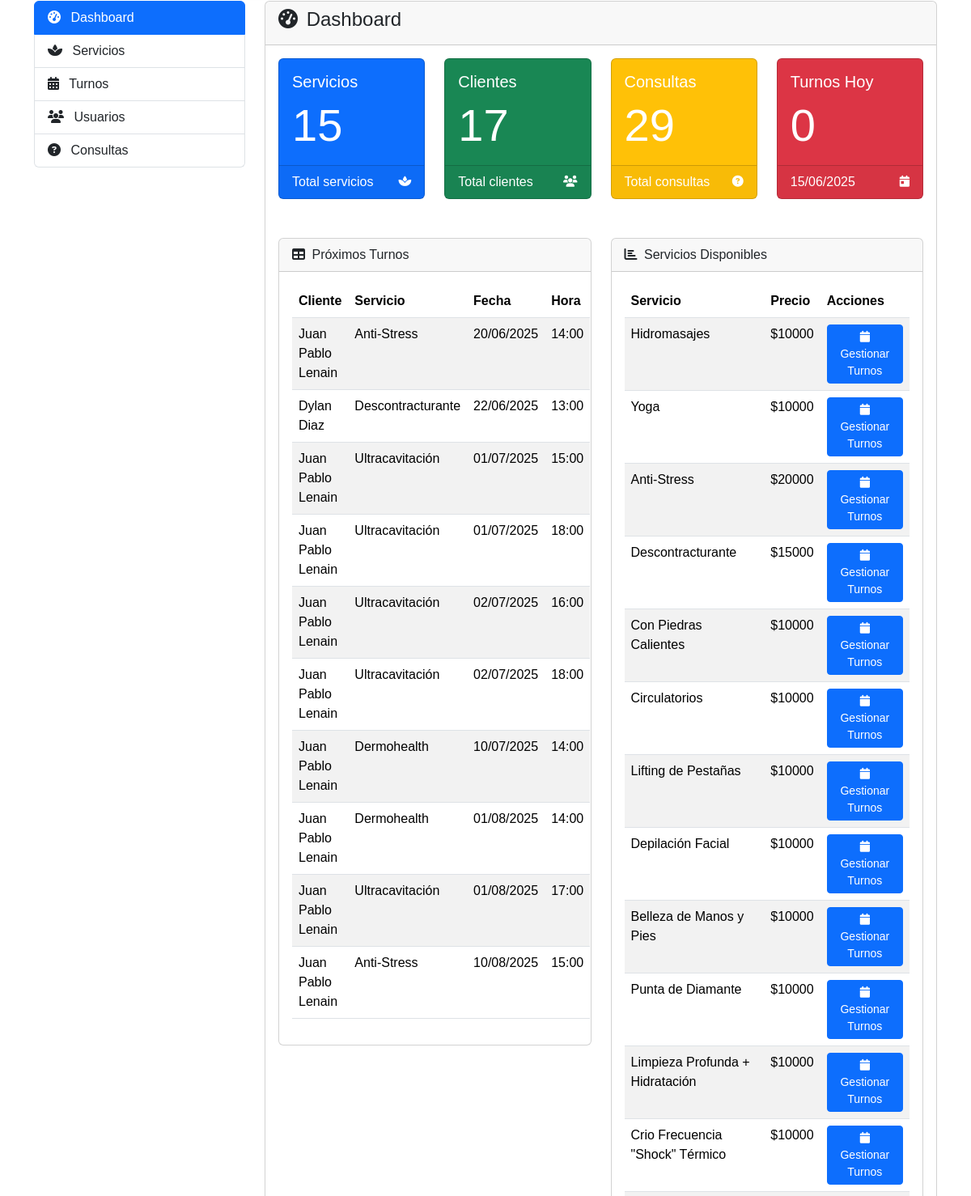
The app's page /panel-admin/ (signed in, middle part), older data.
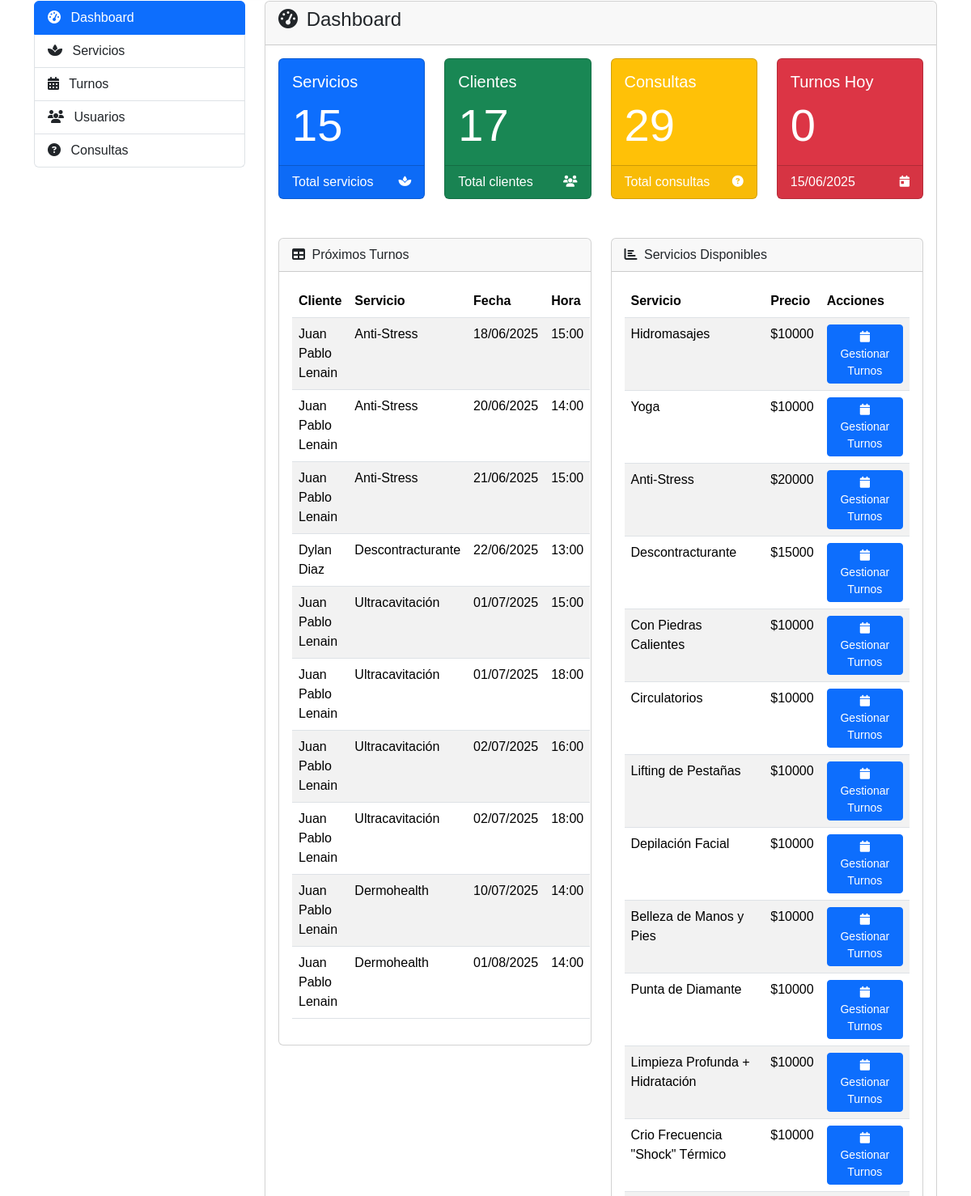
The same page, newer data.
### spa/models.py (models this page shows, shortened)
class Turno(models.Model):
    cliente = models.ForeignKey(Cliente, on_delete=models.CASCADE)
    servicio = models.ForeignKey(Servicio, on_delete=models.CASCADE)
    fecha = models.DateField()
    hora = models.TimeField()

class Cliente(models.Model):
    user = models.OneToOneField(User, on_delete=models.CASCADE)
    telefono = models.CharField(max_length=20, blank=True)
    def __str__(self):
        return self.user.get_full_name() or self.user.username

class Servicio(models.Model):
    nombre = models.CharField(max_length=100)
    descripcion = models.TextField()
    imagen = models.ImageField(upload_to='servicios/', blank=True, null=True)
    subcategoria = models.ForeignKey(SubcategoriaServicio, on_delete=models.CASCADE)
    precio = models.PositiveIntegerField(default=10000)
    def __str__(self):
        return self.nombre

### spa/views.py (the view)
# urls.py: path('panel-admin/', views.admin_dashboard, name='admin_dashboard'),
@staff_member_required
def admin_dashboard(request):
    total_servicios = Servicio.objects.count()
    total_clientes = Cliente.objects.count()
    total_consultas = Consulta.objects.count()
    hoy = timezone.now().date()
    turnos_hoy = Turno.objects.filter(fecha=hoy).count()
    turnos_proximos = Turno.objects.filter(fecha__gte=hoy).order_by('fecha', 'hora')[:10]
    servicios = Servicio.objects.all()
    return render(request, 'admin/dashboard.html', {
        'servicios': servicios,
        'turnos_proximos': turnos_proximos,
        'total_servicios': total_servicios,
        'total_clientes': total_clientes,
        'total_consultas': total_consultas,
        'turnos_hoy': turnos_hoy,
        'hoy': hoy,
        'active_tab': 'dashboard'
    })

### spa/context_processors.py (called while the page is built)
def cart_processor(request):
    if request.user.is_authenticated:
        cart = Cart.objects.filter(user=request.user).first()
    else:
        session_key = request.session.session_key
        if not session_key:
            return {'cart_count': 0}
        cart = Cart.objects.filter(session_key=session_key).first()
    if cart:
        return {'cart_count': cart.items.count()}
    return {'cart_count': 0}

def is_admin(request):
    return {'is_admin': request.user.is_staff}

### templates/admin/dashboard.html (shortened to what the changed rows need)
{% extends "admin/base_admin.html" %}
{% block admin_content %}
<div class="card mb-4">
  <div class="card-body">
    <div class="row">
      <div class="col-md-6">
        <div class="card mb-4">
          <div class="card-body">
            <table class="table table-striped">
              <thead>
                <tr>
                  <th>Cliente</th>
                  <th>Servicio</th>
                  <th>Fecha</th>
                  <th>Hora</th>
                </tr>
              </thead>
              <tbody>
                {% for turno in turnos_proximos %}
                <tr>
                  <td>{{ turno.cliente }}</td>
                  <td>{{ turno.servicio }}</td>
                  <td>{{ turno.fecha|date:"d/m/Y" }}</td>
                  <td>{{ turno.hora|time:"H:i" }}</td>
                </tr>
                {% empty %}
                <tr>
                  <td colspan="4" class="text-center">No hay turnos próximos</td>
                </tr>
                {% endfor %}
              </tbody>
            </table>
          </div>
        </div>
      </div>
      <div class="col-md-6">
        <div class="card mb-4">
          <div class="card-body">
            <table class="table table-striped">
              <thead>
                <tr>
                  <th>Servicio</th>
                  <th>Precio</th>
                  <th>Acciones</th>
                </tr>
              </thead>
              <tbody>
                {% for servicio in servicios %}
                <tr>
                  <td>{{ servicio.nombre }}</td>
                  <td>${{ servicio.precio }}</td>
                  <td>
                    <a href="{% url 'admin_lista_turnos' servicio.id %}" class="btn btn-sm btn-primary">
                      <i class="fas fa-calendar"></i> Gestionar Turnos
                    </a>
                  </td>
                </tr>
                {% empty %}
                <tr>
                  <td colspan="3" class="text-center">No hay servicios disponibles</td>
                </tr>
                {% endfor %}
              </tbody>
            </table>
          </div>
        </div>
      </div>
    </div>
  </div>
</div>
{% endblock %}

Row changes from the older to the newer data that the page shows:
no longer on this page (row unchanged): Turno: cliente "Juan Pablo Lenain", servicio "Ultracavitación", fecha "01/08/2025", hora "17:00"
no longer on this page (row unchanged): Turno: cliente "Juan Pablo Lenain", servicio "Anti-Stress", fecha "10/08/2025", hora "15:00"
added Turno: cliente "Juan Pablo Lenain", servicio "Anti-Stress", fecha "18/06/2025", hora "15:00"
added Turno: cliente "Juan Pablo Lenain", servicio "Anti-Stress", fecha "21/06/2025", hora "15:00"
